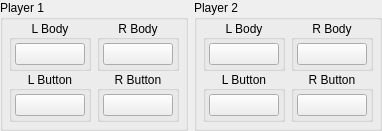
                <widget class="QWidget" name="player12Widget" native="true">
                 <layout class="QHBoxLayout" name="horizontalLayout_4">
                  <property name="leftMargin">
                   <number>0</number>
                  </property>
                  <property name="topMargin">
                   <number>0</number>
                  </property>
                  <property name="rightMargin">
                   <number>0</number>
                  </property>
                  <property name="bottomMargin">
                   <number>0</number>
                  </property>
                  <item>
                   <widget class="QGroupBox" name="player1Group">
                    <property name="title">
                     <string>Player 1</string>
                    </property>
                    <layout class="QHBoxLayout" name="horizontalLayout_2">
                     <property name="spacing">
                      <number>6</number>
                     </property>
                     <property name="leftMargin">
                      <number>6</number>
                     </property>
                     <property name="topMargin">
                      <number>0</number>
                     </property>
                     <property name="rightMargin">
                      <number>6</number>
                     </property>
                     <property name="bottomMargin">
                      <number>6</number>
                     </property>
                     <item>
                      <widget class="QWidget" name="player1LeftJoycon" native="true">
                       <layout class="QVBoxLayout" name="buttonMiscButtonsLeftJoyconVerticalLayout_14">
                        <property name="spacing">
                         <number>0</number>
                        </property>
                        <property name="leftMargin">
                         <number>0</number>
                        </property>
                        <property name="topMargin">
                         <number>0</number>
                        </property>
                        <property name="rightMargin">
                         <number>0</number>
                        </property>
                        <property name="bottomMargin">
                         <number>0</number>
                        </property>
                        <item alignment="Qt::AlignHCenter">
                         <widget class="QGroupBox" name="player1LeftBodyGroup">
                          <property name="title">
                           <string>L Body</string>
                          </property>
                          <property name="alignment">
                           <set>Qt::AlignCenter</set>
                          </property>
                          <layout class="QVBoxLayout" name="verticalLayout_66">
                           <property name="spacing">
                            <number>3</number>
                           </property>
                           <property name="leftMargin">
                            <number>3</number>
                           </property>
                           <property name="topMargin">
                            <number>3</number>
                           </property>
                           <property name="rightMargin">
                            <number>3</number>
                           </property>
                           <property name="bottomMargin">
                            <number>3</number>
                           </property>
                           <item>
                            <widget class="QPushButton" name="player1_left_body_button">
                             <property name="sizePolicy">
                              <sizepolicy hsizetype="Fixed" vsizetype="Fixed">
                               <horstretch>0</horstretch>
                               <verstretch>0</verstretch>
                              </sizepolicy>
                             </property>
                             <property name="minimumSize">
                              <size>
                               <width>68</width>
                               <height>0</height>
                              </size>
                             </property>
                             <property name="maximumSize">
                              <size>
                               <width>68</width>
                               <height>16777215</height>
                              </size>
                             </property>
                             <property name="styleSheet">
                              <string notr="true">min-width: 68px;</string>
                             </property>
                             <property name="text">
                              <string/>
                             </property>
                            </widget>
                           </item>
                          </layout>
                         </widget>
                        </item>
                        <item alignment="Qt::AlignHCenter">
                         <widget class="QGroupBox" name="player1LeftButtonsGroup">
                          <property name="title">
                           <string>L Button</string>
                          </property>
                          <property name="alignment">
                           <set>Qt::AlignCenter</set>
                          </property>
                          <layout class="QVBoxLayout" name="verticalLayout_67">
                           <property name="spacing">
                            <number>3</number>
                           </property>
                           <property name="leftMargin">
                            <number>3</number>
                           </property>
                           <property name="topMargin">
                            <number>3</number>
                           </property>
                           <property name="rightMargin">
                            <number>3</number>
                           </property>
                           <property name="bottomMargin">
                            <number>3</number>
                           </property>
                           <item>
                            <widget class="QPushButton" name="player1_left_buttons_button">
                             <property name="sizePolicy">
                              <sizepolicy hsizetype="Fixed" vsizetype="Fixed">
                               <horstretch>0</horstretch>
                               <verstretch>0</verstretch>
                              </sizepolicy>
                             </property>
                             <property name="minimumSize">
                              <size>
                               <width>68</width>
                               <height>0</height>
                              </size>
                             </property>
                             <property name="maximumSize">
                              <size>
                               <width>68</width>
                               <height>16777215</height>
                              </size>
                             </property>
                             <property name="styleSheet">
                              <string notr="true">min-width: 68px;</string>
                             </property>
                             <property name="text">
                              <string/>
                             </property>
                            </widget>
                           </item>
                          </layout>
                         </widget>
                        </item>
                       </layout>
                      </widget>
                     </item>
                     <item>
                      <widget class="QWidget" name="player1RightJoycon" native="true">
                       <layout class="QVBoxLayout" name="buttonMiscButtonsRightJoyconVerticalLayout_14">
                        <property name="spacing">
                         <number>0</number>
                        </property>
                        <property name="leftMargin">
                         <number>0</number>
                        </property>
                        <property name="topMargin">
                         <number>0</number>
                        </property>
                        <property name="rightMargin">
                         <number>0</number>
                        </property>
                        <property name="bottomMargin">
                         <number>0</number>
                        </property>
                        <item alignment="Qt::AlignHCenter">
                         <widget class="QGroupBox" name="player1RightBodyGroup">
                          <property name="title">
                           <string>R Body</string>
                          </property>
                          <property name="alignment">
                           <set>Qt::AlignCenter</set>
                          </property>
                          <layout class="QVBoxLayout" name="verticalLayout_64">
                           <property name="spacing">
                            <number>3</number>
                           </property>
                           <property name="leftMargin">
                            <number>3</number>
                           </property>
                           <property name="topMargin">
                            <number>3</number>
                           </property>
                           <property name="rightMargin">
                            <number>3</number>
                           </property>
                           <property name="bottomMargin">
                            <number>3</number>
                           </property>
                           <item>
                            <widget class="QPushButton" name="player1_right_body_button">
                             <property name="sizePolicy">
                              <sizepolicy hsizetype="Fixed" vsizetype="Fixed">
                               <horstretch>0</horstretch>
                               <verstretch>0</verstretch>
                              </sizepolicy>
                             </property>
                             <property name="minimumSize">
                              <size>
                               <width>68</width>
                               <height>0</height>
                              </size>
                             </property>
                             <property name="maximumSize">
                              <size>
                               <width>68</width>
                               <height>16777215</height>
                              </size>
                             </property>
                             <property name="styleSheet">
                              <string notr="true">min-width: 68px;</string>
                             </property>
                             <property name="text">
                              <string/>
                             </property>
                            </widget>
                           </item>
                          </layout>
                         </widget>
                        </item>
                        <item alignment="Qt::AlignHCenter">
                         <widget class="QGroupBox" name="player1RightButtonsGroup">
                          <property name="title">
                           <string>R Button</string>
                          </property>
                          <property name="alignment">
                           <set>Qt::AlignCenter</set>
                          </property>
                          <layout class="QVBoxLayout" name="verticalLayout_65">
                           <property name="spacing">
                            <number>3</number>
                           </property>
                           <property name="leftMargin">
                            <number>3</number>
                           </property>
                           <property name="topMargin">
                            <number>3</number>
                           </property>
                           <property name="rightMargin">
                            <number>3</number>
                           </property>
                           <property name="bottomMargin">
                            <number>3</number>
                           </property>
                           <item>
                            <widget class="QPushButton" name="player1_right_buttons_button">
                             <property name="sizePolicy">
                              <sizepolicy hsizetype="Fixed" vsizetype="Fixed">
                               <horstretch>0</horstretch>
                               <verstretch>0</verstretch>
                              </sizepolicy>
                             </property>
                             <property name="minimumSize">
                              <size>
                               <width>68</width>
                               <height>0</height>
                              </size>
                             </property>
                             <property name="maximumSize">
                              <size>
                               <width>68</width>
                               <height>16777215</height>
                              </size>
                             </property>
                             <property name="styleSheet">
                              <string notr="true">min-width: 68px;</string>
                             </property>
                             <property name="text">
                              <string/>
                             </property>
                            </widget>
                           </item>
                          </layout>
                         </widget>
                        </item>
                       </layout>
                      </widget>
                     </item>
                    </layout>
                   </widget>
                  </item>
                  <item>
                   <widget class="QGroupBox" name="player2Group">
                    <property name="title">
                     <string>Player 2</string>
                    </property>
                    <layout class="QHBoxLayout" name="horizontalLayout_14">
                     <property name="spacing">
                      <number>6</number>
                     </property>
                     <property name="leftMargin">
                      <number>6</number>
                     </property>
                     <property name="topMargin">
                      <number>0</number>
                     </property>
                     <property name="rightMargin">
                      <number>6</number>
                     </property>
                     <property name="bottomMargin">
                      <number>6</number>
                     </property>
                     <item>
                      <widget class="QWidget" name="player2LeftJoycon" native="true">
                       <layout class="QVBoxLayout" name="buttonMiscButtonsLeftJoyconVerticalLayout_15">
                        <property name="spacing">
                         <number>0</number>
                        </property>
                        <property name="leftMargin">
                         <number>0</number>
                        </property>
                        <property name="topMargin">
                         <number>0</number>
                        </property>
                        <property name="rightMargin">
                         <number>0</number>
                        </property>
                        <property name="bottomMargin">
                         <number>0</number>
                        </property>
                        <item alignment="Qt::AlignHCenter">
                         <widget class="QGroupBox" name="player2LeftBodyGroup">
                          <property name="title">
                           <string>L Body</string>
                          </property>
                          <property name="alignment">
                           <set>Qt::AlignCenter</set>
                          </property>
                          <layout class="QVBoxLayout" name="verticalLayout_70">
                           <property name="spacing">
                            <number>3</number>
                           </property>
                           <property name="leftMargin">
                            <number>3</number>
                           </property>
                           <property name="topMargin">
                            <number>3</number>
                           </property>
                           <property name="rightMargin">
                            <number>3</number>
                           </property>
                           <property name="bottomMargin">
                            <number>3</number>
                           </property>
                           <item>
                            <widget class="QPushButton" name="player2_left_body_button">
                             <property name="sizePolicy">
                              <sizepolicy hsizetype="Fixed" vsizetype="Fixed">
                               <horstretch>0</horstretch>
                               <verstretch>0</verstretch>
                              </sizepolicy>
                             </property>
                             <property name="minimumSize">
                              <size>
                               <width>68</width>
                               <height>0</height>
                              </size>
                             </property>
                             <property name="maximumSize">
                              <size>
                               <width>68</width>
                               <height>16777215</height>
                              </size>
                             </property>
                             <property name="styleSheet">
                              <string notr="true">min-width: 68px;</string>
                             </property>
                             <property name="text">
                              <string/>
                             </property>
                            </widget>
                           </item>
                          </layout>
                         </widget>
                        </item>
                        <item alignment="Qt::AlignHCenter">
                         <widget class="QGroupBox" name="player2LeftButtonsGroup">
                          <property name="title">
                           <string>L Button</string>
                          </property>
                          <property name="alignment">
                           <set>Qt::AlignCenter</set>
                          </property>
                          <layout class="QVBoxLayout" name="verticalLayout_71">
                           <property name="spacing">
                            <number>3</number>
                           </property>
                           <property name="leftMargin">
                            <number>3</number>
                           </property>
                           <property name="topMargin">
                            <number>3</number>
                           </property>
                           <property name="rightMargin">
                            <number>3</number>
                           </property>
                           <property name="bottomMargin">
                            <number>3</number>
                           </property>
                           <item>
                            <widget class="QPushButton" name="player2_left_buttons_button">
                             <property name="sizePolicy">
                              <sizepolicy hsizetype="Fixed" vsizetype="Fixed">
                               <horstretch>0</horstretch>
                               <verstretch>0</verstretch>
                              </sizepolicy>
                             </property>
                             <property name="minimumSize">
                              <size>
                               <width>68</width>
                               <height>0</height>
                              </size>
                             </property>
                             <property name="maximumSize">
                              <size>
                               <width>68</width>
                               <height>16777215</height>
                              </size>
                             </property>
                             <property name="styleSheet">
                              <string notr="true">min-width: 68px;</string>
                             </property>
                             <property name="text">
                              <string/>
                             </property>
                            </widget>
                           </item>
                          </layout>
                         </widget>
                        </item>
                       </layout>
                      </widget>
                     </item>
                     <item>
                      <widget class="QWidget" name="player2RightJoycon" native="true">
                       <layout class="QVBoxLayout" name="buttonMiscButtonsRightJoyconVerticalLayout_15">
                        <property name="spacing">
                         <number>0</number>
                        </property>
                        <property name="leftMargin">
                         <number>0</number>
                        </property>
                        <property name="topMargin">
                         <number>0</number>
                        </property>
                        <property name="rightMargin">
                         <number>0</number>
                        </property>
                        <property name="bottomMargin">
                         <number>0</number>
                        </property>
                        <item alignment="Qt::AlignHCenter">
                         <widget class="QGroupBox" name="player2RightBodyGroup">
                          <property name="title">
                           <string>R Body</string>
                          </property>
                          <property name="alignment">
                           <set>Qt::AlignCenter</set>
                          </property>
                          <layout class="QVBoxLayout" name="verticalLayout_68">
                           <property name="spacing">
                            <number>3</number>
                           </property>
                           <property name="leftMargin">
                            <number>3</number>
                           </property>
                           <property name="topMargin">
                            <number>3</number>
                           </property>
                           <property name="rightMargin">
                            <number>3</number>
                           </property>
                           <property name="bottomMargin">
                            <number>3</number>
                           </property>
                           <item>
                            <widget class="QPushButton" name="player2_right_body_button">
                             <property name="sizePolicy">
                              <sizepolicy hsizetype="Fixed" vsizetype="Fixed">
                               <horstretch>0</horstretch>
                               <verstretch>0</verstretch>
                              </sizepolicy>
                             </property>
                             <property name="minimumSize">
                              <size>
                               <width>68</width>
                               <height>0</height>
                              </size>
                             </property>
                             <property name="maximumSize">
                              <size>
                               <width>68</width>
                               <height>16777215</height>
                              </size>
                             </property>
                             <property name="styleSheet">
                              <string notr="true">min-width: 68px;</string>
                             </property>
                             <property name="text">
                              <string/>
                             </property>
                            </widget>
                           </item>
                          </layout>
                         </widget>
                        </item>
                        <item alignment="Qt::AlignHCenter">
                         <widget class="QGroupBox" name="player2RightButtonsGroup">
                          <property name="title">
                           <string>R Button</string>
                          </property>
                          <property name="alignment">
                           <set>Qt::AlignCenter</set>
                          </property>
                          <layout class="QVBoxLayout" name="verticalLayout_69">
                           <property name="spacing">
                            <number>3</number>
                           </property>
                           <property name="leftMargin">
                            <number>3</number>
                           </property>
                           <property name="topMargin">
                            <number>3</number>
                           </property>
                           <property name="rightMargin">
                            <number>3</number>
                           </property>
                           <property name="bottomMargin">
                            <number>3</number>
                           </property>
                           <item>
                            <widget class="QPushButton" name="player2_right_buttons_button">
                             <property name="sizePolicy">
                              <sizepolicy hsizetype="Fixed" vsizetype="Fixed">
                               <horstretch>0</horstretch>
                               <verstretch>0</verstretch>
                              </sizepolicy>
                             </property>
                             <property name="minimumSize">
                              <size>
                               <width>68</width>
                               <height>0</height>
                              </size>
                             </property>
                             <property name="maximumSize">
                              <size>
                               <width>68</width>
                               <height>16777215</height>
                              </size>
                             </property>
                             <property name="styleSheet">
                              <string notr="true">min-width: 68px;</string>
                             </property>
                             <property name="text">
                              <string/>
                             </property>
                            </widget>
                           </item>
                          </layout>
                         </widget>
                        </item>
                       </layout>
                      </widget>
                     </item>
                    </layout>
                   </widget>
                  </item>
                 </layout>
                </widget>
